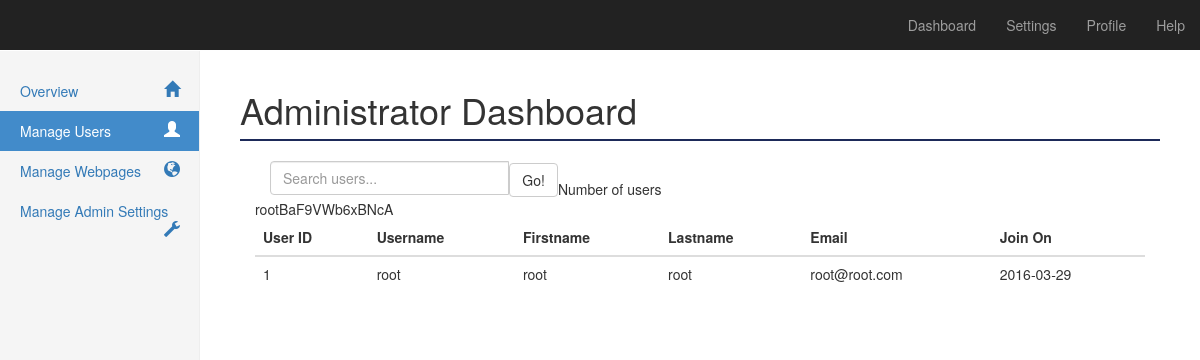
The app's page /HTML/Admin/manageusers.php (signed in) with its own data.
### tables this page shows
CREATE TABLE IF NOT EXISTS `userdetails` (
  `User` int(16) NOT NULL COMMENT 'Unique identifier for users',
  `FirstName` varchar(16) NOT NULL COMMENT 'Users first name',
  `Surname` varchar(16) NOT NULL COMMENT 'Users surname',
  `DateOfBirth` date NOT NULL COMMENT 'Users date of birth',
  `Occupation` int(16) NOT NULL COMMENT 'Users Occupation',
  `Address` int(16) NOT NULL AUTO_INCREMENT COMMENT 'Users Address',
  `UCASPoints` int(11) NOT NULL,
  PRIMARY KEY (`User`),
  UNIQUE KEY `Address_3` (`Address`),
  KEY `Occupation` (`Occupation`),
  KEY `Address` (`Address`),
  KEY `Address_2` (`Address`)
);

CREATE TABLE IF NOT EXISTS `userlogin` (
  `UserID` int(16) NOT NULL AUTO_INCREMENT COMMENT 'Unique identifier for users',
  `EmailAddress` varchar(32) NOT NULL COMMENT 'Users email address',
  `UserName` tinytext NOT NULL,
  `Password` tinytext NOT NULL COMMENT 'Users password',
  `DateJoined` date NOT NULL COMMENT 'Date account was created',
  `AccessLevel` int(11) NOT NULL,
  PRIMARY KEY (`UserID`),
  UNIQUE KEY `EmailAddress` (`EmailAddress`),
  KEY `AccessLevel` (`AccessLevel`)
);

### PHP/Admin/retrieveUsers.php (the view, shortened to what this page needs)
<?php
include(dirname(__FILE__) . "/../core/connection.php");
$getAllUsers = mysqli_stmt_init($link);
mysqli_stmt_prepare($getAllUsers, "SELECT userlogin.UserID, userlogin.UserName,userlogin.EmailAddress,userlogin.DateJoined, userdetails.FirstName, userdetails.Surname
	FROM userlogin INNER JOIN userdetails ON userlogin.UserID = userdetails.User
	ORDER BY userdetails.FirstName, userdetails.Surname LIMIT 100");
mysqli_stmt_execute($getAllUsers);
$result = mysqli_stmt_get_result($getAllUsers);
while($row = mysqli_fetch_assoc($result)){
	echo "<tr  onclick='userselected(".$row["UserID"].")'><td>".$row["UserID"]."</td>
	<td>".$row["UserName"]."</td>
	<td>".$row["FirstName"]."</td>
	<td>".$row["Surname"]."</td>
	<td>".$row["EmailAddress"]."</td>
	<td>".$row["DateJoined"]."</td>
	</tr>";
}
?>

### admin_css/dashboard.css (style rules this page uses)
body { padding-top: 50px; }

### records on screen
userdetails: User.UserID "1", User.UserName "root", FirstName "root", Surname "root", User.EmailAddress "root@root.com", User.DateJoined "2016-03-29"
